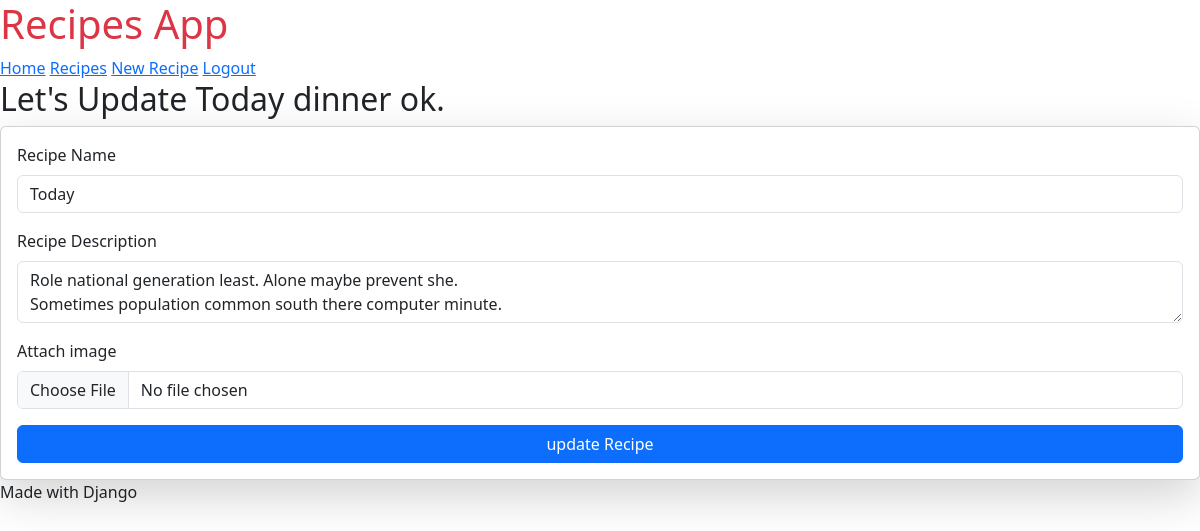
Page /update/today-dinner-ok/ (signed in) on the committed database.
### recipe/models.py (models this page shows, shortened)
class Recipe(models.Model):
    user = models.ForeignKey(User, on_delete=models.SET_NULL, null=True, blank=True)
    title = models.CharField(max_length=100)
    description = models.TextField()
    image = models.ImageField(upload_to='recipes/')
    slug = models.SlugField(unique=True, blank=True)

### recipe/views.py (the view, shortened to what this page needs)
# urls.py: path('update/<slug>/', update_recipe, name="update_recipe"),
@login_required(login_url = "login_page")
def update_recipe(request, slug):
    recipe = get_object_or_404(Recipe, slug=slug)
    context = {"recipe": recipe}
    return render(request, 'recipe/update_recipe.html', context)

### recipe/templates/recipe/update_recipe.html (shortened to what this page needs)
{% extends "recipe/base.html" %}
{% block content %}
    <h2>Let's Update {{recipe.title}}</h2>
    <form class="card shadow-lg p-3" method="post" enctype="multipart/form-data" >
        <div class="mb-3">
            <label class="form-label">Recipe Name</label>
            <input type="text" name="title" value={{recipe.title}} class="form-control">
        </div>
        <div class="mb-3">
            <label class="form-label">Recipe Description</label>
            <textarea type="text" name="description" class="form-control" >{{recipe.description}}</textarea>
        </div>
        <div class="mb-3">
            <label for="formFile" class="form-label">Attach image</label>
                <input class="form-control" name="image" type="file" id="formFile">
            </div>
        <button type="submit" class="btn btn-primary">update Recipe</button>
    </form>
{% endblock %}

### rows in the picture
Recipe: title "Today dinner ok.", description "Role national generation least. Alone maybe prevent she. Sometimes population common south there computer minute."
